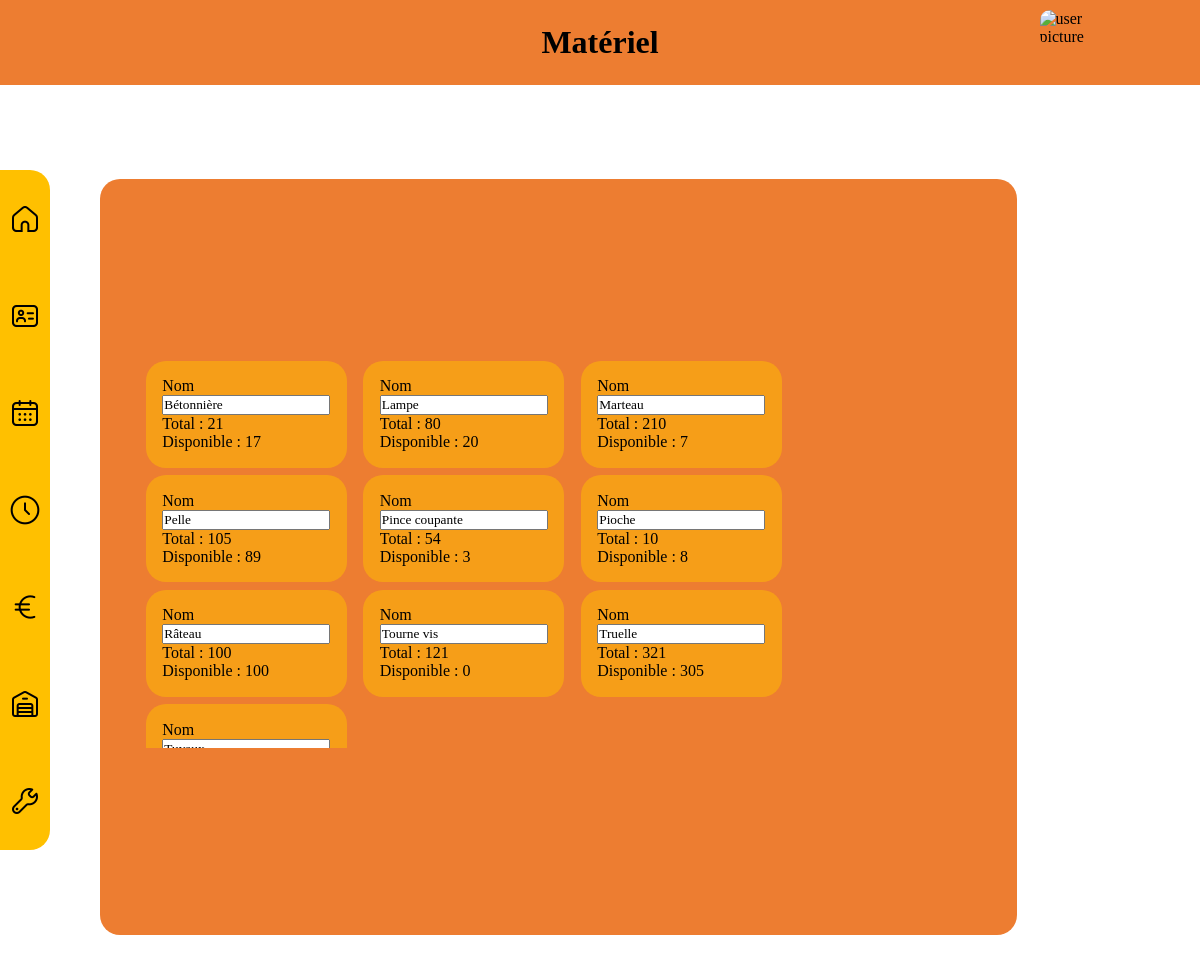
Page /public/toolManagement.php on the committed database.
### tables this page shows
CREATE TABLE Equipment(
   equipmentName VARCHAR(255),
   equipmentTotalQuantity INT,
   equipmentAvailableQuantity INT,
   constraint PK_Equipment PRIMARY KEY(equipmentName)
);

### private/class/Month.php (called while the page is built, shortened)
<?php
class Month{
    public $year;
    public $month;
    public function __construct(?int $month = null , ?int $year = null , ?int $week = null , ?int $day = null)
    {
        if($month === null || $month < 1 || $month > 12){
            $month = intval(date('m'));
        }
        if($year === null){
            $year = intval(date('Y'));
        }
        if($week === null || $week < 1 || $week > 6){
            $week = 1;
        }
        if($day === null || $day < 1 || $day > 31){
            $day = intval(date('d'));
        }
        $this->year = $year;
        $this->month = $month;
    }
    public function getFirstDay(){
        return new DateTimeImmutable("{$this->year}-{$this->month}-01");
    }
    public function getWeeks(){
        $start = $this->getFirstDay();
        $end = $start->modify('+1 month -1 day');
        $startWeek = intval($start->format('W'));
        $endWeek = intval($end->format('W'));
        $weeks = $endWeek - $startWeek + 1;
        return $weeks;
    }
    private function withinWeek(\DateTimeImmutable $firstWeekDay){
        $currentDay = date('Y-m-d');
        $firstWeekDay = $firstWeekDay;
        $lastWeekDay = $firstWeekDay->modify('+' . 6 . 'days');
        $firstWeekDay = $firstWeekDay->format('Y-m-d');
        $lastWeekDay = $lastWeekDay->format('Y-m-d');
        return $currentDay >= $firstWeekDay && $currentDay <= $lastWeekDay;
    }
    public function getCurrentWeek(){
        $numWeek = 1;
        $monday = $this->getFirstDay()->modify('last Monday');
        for($numWeek; $numWeek < $this->getWeeks(); $numWeek++){
            if($this->withinWeek($monday)){
                return $numWeek;
            }
            else{
               $monday = $monday->modify('+' . 7 . 'days');
            }
        }
    }
}
?>

### public/toolManagement.php (the view, shortened to what this page needs)
<?php
    include_once APP . "private/dataBase/dataBaseConnection.php";
?>
<!DOCTYPE html>
<html lang="fr">
<?php $title = "Matériel";
include_once APP . "private/constant/page/head.php";
?>
<body>
    <div class="layout">
        <?php include_once APP . "private/constant/page/header.php"; ?>
        <?php include_once APP . "private/constant/page/aside.php"; ?>
        <main>
            <div class="materialContainer">
                <div class="materialList">
                    <?php
                        $stat = $PDO->prepare("SELECT * FROM Equipment");
                        $stat->execute();
                        $results = $stat->fetchAll();
                        foreach($results as $res):?>
                            <form class="material" action="/delete" method="post">
                                <label for="id"> Nom </label>
                                <input type="text" name="id" value="<?= $res->equipmentName ?>" readonly>
                                <p> Total : <?= $res->equipmentTotalQuantity ?></p>
                                <p> Disponible : <?= $res->equipmentAvailableQuantity ?></p>
                            </form>
                    <?php endforeach; ?>
                </div>
            </div>
        </main>
    </div>
</body>
</html>

### private/constant/page/head.php (shortened to what this page needs)
<head>
    <link rel="stylesheet" href="/CSS/newCSS.css">
    <link rel="stylesheet" href="/icon/style.css">
</head>

### private/constant/page/header.php (shortened to what this page needs)
<header>
    <h1> <?= $title ?> </h1>
    <div class="profilZone">
        <span id="profilButton" tabindex="0" role="button"> <img src="/private/treatment/indexProcess/export.php?pictureId=<?= $_SESSION['userId']; ?>" alt="user picture" class="userPic" id="userPic"> </span>
    </div>
</header>

### private/constant/page/aside.php (shortened to what this page needs)
<?php
    include_once APP . "private/class/Month.php";
    function addUser(){
        if($_SESSION['userFonction'] === "administrator"){
            return "&add=false";
        }
        else{
            return "";
        }
    }
    $month = new Month($_GET['month'] ?? null, $_GET['year'] ?? null , $_GET['week'] ?? null , $_GET['day'] ?? null);
?>
<aside>
    <nav class="mainMenu">
        <ul>
            <li>
                <a href="home">
                    <i class="icon-home"></i>
                        <span class="nav-text">
                            Accueil
                        </span>
                </a>
            </li>
            <li class="has-subnav">
                <a href="<?= "profil?onglet=personal&display=view".addUser() ?>">
                    <i class="icon-id-card"></i>
                        <span class="nav-text">
                            Profil
                        </span>
                </a>
            </li>
            <li class="has-subnav">
                    <a href="<?= "planning?onglet=missions&display=week&year=".date('Y')."&month=".date('m')."&week=".$month->getCurrentWeek() ?>">
                    <i class="icon-calendar"></i>
                        <span class="nav-text">
                            Planning
                        </span>
                </a>
            </li>
            <li>
                <a href="schedule">
                    <i class="icon-clock"></i>
                        <span class="nav-text">
                            Horaires
                        </span>
                </a>
            </li>
            <li>
                <a href="expenditure">
                    <i class="icon-euro"></i>
                        <span class="nav-text">
                            Frais
                        </span>
                </a>
            </li>
            <li>
                <a href="vehicle">
                    <i class="icon-warehouse"></i>
                        <span class="nav-text">
                            Véhicule
                        </span>
                </a>
            </li>
            <li>
                <a href="tool">
                    <i class="icon-tool"></i>
                        <span class="nav-text">
                            Matériel
                        </span>
                </a>
            </li>
        </ul>
    </nav>
</aside>

### webroot/CSS/newCSS.css (style rules this page uses)
:root { --mainColor: #ED7D31; --transparentMainColor: rgba(237, 125, 49 , 0.7); --secondaryColor: #FFC000; --transparentSecondaryColor: rgba(255, 192, 0 , 0.5); --shadowColor: rgba(0 , 0 , 0 , 0.5); --textColorBlack: #000; --transparentTextColorBlack: rgba(0, 0, 0, 0.5); --textColorWhite : #fff; }
* { margin: 0; padding: 0; font-family: Georgia; }
body { margin: 0; padding: 0; }
.layout { display: grid; grid-template-columns: repeat(12 , 1fr); grid-auto-rows: 1fr; }
header { display: grid; grid-template-columns: repeat(5 , 1fr); grid-column: span 12; grid-row: 1; background-color: var(--mainColor); padding: 10px; }
header h1 { grid-column: 3; align-self: center; justify-self: center; }
.profilZone { position: relative; grid-column: 5; display: flex; align-items: center; justify-content: center; }
#profilButton { border-radius: 10px; transition: 0.5s; width: 65px; height: 65px; }
#profilButton img { border-radius: 10px; transition: 0.5s; width: 65px; height: 65px; }
.layout aside { grid-column: 1; grid-row: 3 / span 8; background-color: var(--secondaryColor); border-radius: 0 20px 20px 0; width: 50%; }
.layout aside .mainMenu { position: relative; width: 100%; height: 100%; }
.layout aside .mainMenu ul { position: absolute; display: flex; flex-direction: column; justify-content: space-around; width: 100%; height: 100%; }
.layout aside .mainMenu ul li { display: flex; justify-content: center; align-items: center; width: 100%; height: 10%; transition: 0.3s; }
.layout aside .mainMenu ul li a { position: absolute; display: inline-flex; justify-content: center; align-items: center; text-decoration: none; color: var(--textColorBlack); width: 100%; height: 8.5%; transition: 0.3s; }
.layout aside .mainMenu ul li a i { font-size: 2em; }
.layout aside .mainMenu ul li a .nav-text { position: absolute; font-size: 1.2em; transform: translateX(-50%); z-index: -1; }
main { grid-column: 2 / 13; grid-row: 2 / span 10; display: grid; grid-template-columns: repeat(6 , 1fr); grid-auto-rows: 1fr; }
li:last-of-type { padding-bottom: 0; }
.materialContainer { grid-column: span 5; grid-row: 2 / 10; display: flex; flex-direction: column; justify-content: center; align-items: center; gap: 2%; background-color: var(--mainColor); border-radius: 20px; }
.materialList { display: flex; flex-wrap: wrap; align-items: center; overflow-y: scroll; padding: 1%; gap: 2%; width: 90%; height: 50%; }
.materialList form { display: flex; flex-direction: column; justify-content: center; padding: 2%; border-radius: 20px; background-color: var(--transparentSecondaryColor); width: auto; height: auto; }

### rows in the picture
equipment: id "Bétonnière", equipmentTotalQuantity "21", equipmentAvailableQuantity "17"
equipment: id "Lampe", equipmentTotalQuantity "80", equipmentAvailableQuantity "20"
equipment: id "Marteau", equipmentTotalQuantity "210", equipmentAvailableQuantity "7"
equipment: id "Pelle", equipmentTotalQuantity "105", equipmentAvailableQuantity "89"
equipment: id "Pince coupante", equipmentTotalQuantity "54", equipmentAvailableQuantity "3"
equipment: id "Pioche", equipmentTotalQuantity "10", equipmentAvailableQuantity "8"
equipment: id "Râteau", equipmentTotalQuantity "100", equipmentAvailableQuantity "100"
equipment: id "Tourne vis", equipmentTotalQuantity "121", equipmentAvailableQuantity "0"
equipment: id "Truelle", equipmentTotalQuantity "321", equipmentAvailableQuantity "305"
equipment: id "Tuyaux"

### other values in the picture
$title "Matériel"
